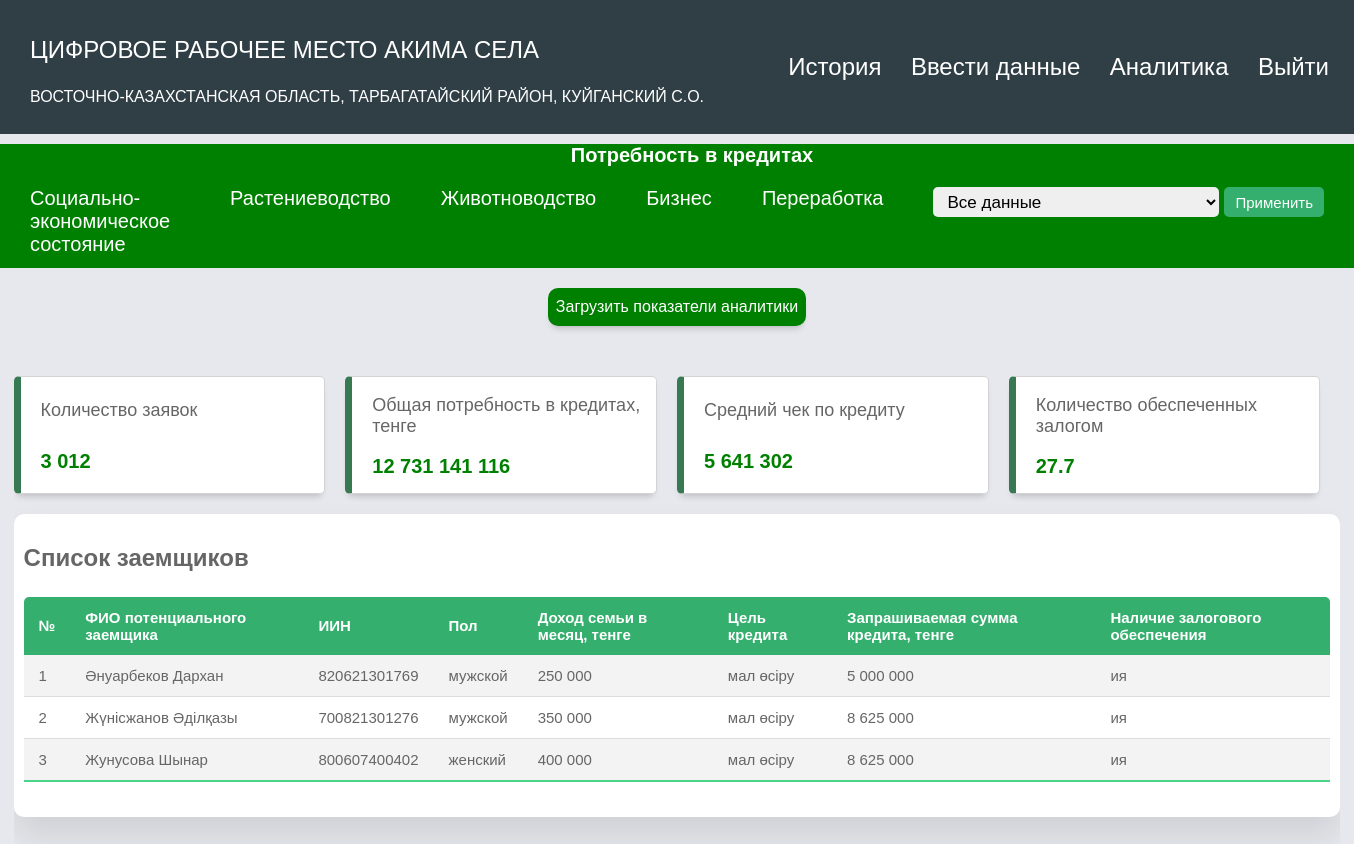
/dashboard_credits_obl (signed in), run on the app's committed database.
### app/models.py (models this page shows, shortened)
class User(db.Model, UserMixin):
   id = db.Column(db.Integer, primary_key = True)
   login = db.Column(db.String(250), unique=True)
   kato_2 = db.Column(db.String(1024))
   kato_2_name = db.Column(db.String(1024))
   kato_4 = db.Column(db.String(1024))
   kato_4_name = db.Column(db.String(1024))
   kato_6 = db.Column(db.String(1024), unique=True)
   kato_6_name = db.Column(db.String(1024))
   password = db.Column(db.String(250))
   is_district = db.Column(db.Boolean)
   is_obl = db.Column(db.Boolean)

### app/routes.py (the view, shortened to what this page needs)
@app.route('/dashboard_credits_obl', methods=['GET', 'POST'])
@login_required
def dashboard_credits_obl():
    filterform = FilterFormObl()
    filterform.set_filter_choices_obl(current_user.kato_2)
    if request.method == 'GET':
        formdata_list = Form.query.filter_by(kato_2=current_user.kato_2).all()
        count_form = len(formdata_list)
        inspector1 = inspect(Form)
        columns = inspector1.columns.keys()
        sum_formdata = Form(
            **{column: sum(
                getattr(form, column) if isinstance(getattr(form, column), (int, float, Decimal)) else 0 for form in
                formdata_list)
               for column in columns}
        )
        sum_formdata.credit_average_total = int(sum_formdata.credit_average_total / count_form) if count_form != 0 else 0
        sum_formdata.credit_zalog = round(sum_formdata.credit_zalog / count_form, 1) if count_form != 0 else 0
        return render_template('credits_dashboard_obl.html', filterform=filterform, number_split=number_split, round=round, formData=sum_formdata,
                               user=current_user, form=formdata_list)
    return render_template('credits_dashboard_obl.html', filterform=filterform, round=round, number_split=number_split, formData=sum_formdata,
                           user=current_user)

### app/forms.py
class FilterFormObl(FlaskForm):
    kato_2 = SelectField(choices=[])
    def set_filter_choices_obl(self, kato_2):
        choices = [(i.kato_4, i.kato_4_name) for i in Form.query.filter_by(kato_2=kato_2).order_by(Form.kato_4_name).all()]
        choices = list(set(choices))
        choices.insert(0, (kato_2, 'Все данные'))
        self.kato_2.choices = choices
    submit = SubmitField('Применить')

### app/routes.py (called while the page is built)
@login_manager.user_loader
def load_user(user_id):
    return User.query.get(int(user_id))

def number_split(number):
    number_str = str(number)
    if '.' in number_str:
        integer_part, decimal_part = number_str.split('.')
    else:
        integer_part, decimal_part = number_str, ""
    formatted_integer_part = " ".join([integer_part[max(0, i-3):i] for i in range(len(integer_part), 0, -3)][::-1])
    result = formatted_integer_part + ('.' + decimal_part if decimal_part else '')
    return result

### app/templates/credits_dashboard_obl.html (shortened to what this page needs)
{% extends "base.html" %} {% block title %}Аналитика{% endblock %}
{% block content %}
<link rel="stylesheet" href="{{ url_for('static', filename='credits_dashboard.css') }}" />
<body>
  <div class="main-title">
    <p style="text-align: center; font-weight: bold;" class="font-weight-bold">Потребность в кредитах</p>
      <div class="nav_dash_links">
          <a class="dash_link" id="portfolio" href="{{ url_for('dashboard_soc1') }}">Социально-экономическое состояние</a>
          <a class="dash_link" id="portfolio" href="{{ url_for('dashboard_plants_obl') }}">Растениеводство</a>
          <a class="dash_link" id="portfolio" href="{{ url_for('dashboard_animals_obl') }}">Животноводство</a>
          <a class="dash_link" id="portfolio" href="{{ url_for('dashboard_business_obl') }}">Бизнес</a>
          <a class="dash_link" id="portfolio" href="{{ url_for('dashboard_recycling_obl') }}">Переработка</a>
        <form method="POST" class="filter_form">
          {{ filterform.kato_2 }}
          {{ filterform.submit }}
        </form>
      </div>
      </div>
<button id="load_btn" class="download-btn">Загрузить показатели аналитики</button>
<div class="grid-container">
      <main class="main-container" id="main">
        <div class="main-cards">
          <div class="card">
            <div class="card-inner">
              <p class="text-primary">Количество заявок</p>
            </div>
            <span class="text-primary font-weight-bold">{{ number_split(formData.credit_amount) }}</span>
          </div>
          <div class="card">
            <div class="card-inner">
              <p class="text-primary">Общая потребность в кредитах, тенге</p>
            </div>
            <span class="text-primary font-weight-bold">{{ number_split(formData.credit_total) }}</span>
          </div>
         <div class="card">
            <div class="card-inner">
              <p class="text-primary">Средний чек по кредиту</p>
            </div>
            <span class="text-primary font-weight-bold">{{ number_split(formData.credit_average_total) }}</span>
          </div>
         <div class="card">
            <div class="card-inner">
              <p class="text-primary">Количество обеспеченных залогом</p>
            </div>
            <span class="text-primary font-weight-bold">{{ number_split(formData.credit_zalog) }}</span>
          </div>
        </div>
          <section class="attendance">
            <div class="attendance-list">
              <h1>Список заемщиков</h1>
              <table class="table">
                <thead>
                  <tr>
                    <th>№</th>
                    <th>ФИО потенциального заемщика</th>
                    <th>ИИН</th>
                    <th>Пол</th>
                    <th>Доход семьи в месяц, тенге</th>
                    <th>Цель кредита</th>
                    <th>Запрашиваемая сумма кредита, тенге</th>
                    <th>Наличие залогового обеспечения</th>
                  </tr>
                </thead>
                <tbody>
                  <tr>
                    <td>1</td>
                    <td>Әнуарбеков Дархан</td>
                      <td>820621301769</td>
                    <td>мужской</td>
                    <td>250 000</td>
                    <td>мал өсіру</td>
                    <td>5 000 000</td>
                      <td>ия</td>
                  </tr>
                  <tr>
                    <td>2</td>
                    <td>Жүнісжанов Әділқазы</td>
                       <td>700821301276</td>
                    <td>мужской</td>
                    <td>350 000</td>
                  <td>мал өсіру</td>
                      <td>8 625 000</td>
                      <td>ия</td>
                  </tr>
                  <tr>
                    <td>3</td>
                    <td>Жунусова Шынар</td>
                       <td>800607400402</td>
                    <td>женский</td>
                    <td>400 000</td>
                      <td>мал өсіру</td>
                      <td>8 625 000</td>
                      <td>ия</td>
                  </tr>
                </tbody>
              </table>
            </div>
          </section>
      </main>
    </div>
</body>
{% endblock %}

### app/templates/base.html (shortened to what this page needs)
<!DOCTYPE html>
<html lang="ru">
<head>
  <link rel="stylesheet" href="{{ url_for('static', filename='base.css') }}">
</head>
<div class="content">
  <nav class="head">
    <div class="logo_block">
    {% if user.is_authenticated %}
        {% if user.is_obl %}
        <div>
          <p class="logo_text">Цифровое Рабочее место Акима области</p>
         <p class="logo_text_under">{{ user.kato_2_name }}</p>
        </div>
        {% elif user.is_district %}
            <div>
                <p class="logo_text">Цифровое Рабочее место Акима района</p>
               <p class="logo_text_under">{{ user.kato_4_name }}</p>
            </div>
       {% else %}
            <div>
                <p class="logo_text">Цифровое Рабочее место Акима села</p>
                <p class="logo_text_under">{{ user.kato_2_name }}, {{ user.kato_4_name }}, {{ user.kato_6_name }}</p>
            </div>
       {% endif %}
       {% else %}
       <img src="../static/img/logo2.svg" class="logo" alt="МСХ" />
       <div>
        <p class="logo_text">Цифровое Рабочее место Акима села</p>
      </div>
    {% endif %}
    </div>
    <div>
      {% if user.is_authenticated %}
      {% if user.is_district %}
      <a class="nav_link" id="portfolio" href="{{ url_for('region_akim') }}">Анкеты</a>
      {% else %}
      {% if not user.is_obl %}
      <a class="nav_link" id="portfolio" href="{{ url_for('account') }}">История</a>
      <a class="nav_link" id="portfolio" href="{{ url_for('edit_form') }}">Ввести данные</a>
      {% endif %}
      {% endif %}
      <a class="nav_link" id="portfolio" href="{{ url_for('dashboard_soc1') }}">Аналитика</a>
      <a class="nav_link" id="logout" href="{{ url_for('logout') }}">Выйти</a>
      {% else %}
      <a class="nav_link" id="login" href="{{ url_for('login') }}">Войти</a>
      {% endif %}
    </div>
  </nav>
  <div class="container">{% block content %} {% endblock %}</div>
</div>
</html>

### app/static/base.css (style rules this page uses)
body { margin: 0; background-color: rgba(215, 231, 248, 0.53); font-family: Montserrat, "Segoe UI", Tahoma, Geneva, Verdana, sans-serif; }
.content { width: 100%; }
.head { display: flex; width: 100%; justify-content: space-between; height: fit-content; align-items: center; background-color: #303F46; padding-bottom: 12px; padding-top: 12px; }
.logo_block { display: flex; align-items: center; }
.logo_text { font-size: x-large; color: #fff; margin-left: 30px; text-transform: uppercase; }
.logo_text_under { font-size: medium; color: #fff; margin-left: 30px; text-transform: uppercase; }
.nav_link { font-size: x-large; color: #fff; text-decoration: none; padding-right: 25px; }

### app/static/credits_dashboard.css (style rules this page uses)
body { margin: 0; padding: 0; box-sizing: border-box; background-color: #e6e8ed; color: #666666; font-family: "Montserrat", sans-serif; }
.text-primary { color: #666666; }
.font-weight-bold { font-weight: 500; }
.grid-container { display: grid; grid-template-columns: 1fr 1fr 1fr; grid-template-rows: 0.2fr 3fr; grid-template-areas: "header header header" "main main main"; height: 100vh; }
.main-title { align-items: center; background-color: green; width: 100%; margin-top: 3px; padding-bottom: 2px; }
.download-btn { display: flex; font-size: medium; cursor: pointer; padding: 10px 8px; border: none; border-radius: 10px; background-color: green; color: #fff; margin: 0 auto; margin-top: 20px; box-shadow: 0 6px 7px -4px rgba(0, 0, 0, 0.2); }
.nav_dash_links { display: flex; justify-content: space-between; margin-left: 30px; }
.filter_form { padding-right: 30px; margin-left: auto; margin-top: 10px; margin-bottom: 5px; width: fit-content; display: flex; gap: 5px; }
.filter_form select { cursor: pointer; border: none; outline: none; padding: 10px 10px; border-radius: 5px; font-size: 17px; height: 30px; }
.filter_form input { height: 30px; cursor: pointer; border: none; outline: none; padding: 10px 10px; border-radius: 5px; background-color: #34AF6D; color: white; font-size: 15px; border: 1px solid transparent; }
.main-title p { color: white; font-size: 20px; padding: 0 0 0 30px; margin: 10px 0; }
.dash_link { color: white; font-size: 20px; padding: 0 50px 0 0; margin: 10px 0; text-decoration: none; }
.main-container { grid-area: main; overflow-y: auto; width: 98%; margin: 0 auto; }
.main-cards { display: grid; grid-template-columns: 1fr 1fr 1fr 1fr; gap: 20px; margin: 0 20px 0 0; }
.card { display: flex; flex-direction: column; justify-content: space-around; padding: 0 10px 15px 20px; background-color: #ffffff; box-sizing: border-box; border: 1px solid hsl(240, 1%, 83%); border-radius: 5px; box-shadow: 0 6px 7px -4px rgba(0, 0, 0, 0.2); }
.card:first-child { border-left: 7px solid #367952; }
.card:nth-child(2) { border-left: 7px solid #367952; }
.card:nth-child(3) { border-left: 7px solid #367952; }
.card:nth-child(4) { border-left: 7px solid #367952; }
.card > span { font-size: 20px; font-weight: 600; color: green; }
.card-inner { display: flex; align-items: center; justify-content: space-between; }
.card-inner > p { font-size: 18px; }
.attendance { margin-top: 20px; margin-right: 20px; }
.attendance-list { width: 100%; padding: 10px; margin-top: 10px; background: #fff; border-radius: 10px; box-shadow: 0 20px 35px rgba(0, 0, 0, 0.1); }
.table { border-collapse: collapse; margin: 25px 0; font-size: 15px; min-width: 100%; overflow: hidden; border-radius: 5px 5px 0 0; }
table thead tr { color: #fff; background: #34AF6D; text-align: left; font-weight: bold; }
.table th, .table td { padding: 12px 15px; }
.table tbody tr { border-bottom: 1px solid #ddd; }
.table tbody tr:nth-of-type(odd) { background: #f3f3f3; }
.table tbody tr:last-of-type { border-bottom: 2px solid #4AD489; }
.filter_form { padding-right: 30px; }
.filter_form select { cursor: pointer; border: none; outline: none; padding: 5px 10px; border-radius: 5px; }
.filter_form input { cursor: pointer; border: none; outline: none; padding: 5px 10px; border-radius: 5px; background-color: #34AF6D; color: white; font-size: 15px; border: 1px solid transparent; }

### data on the page
User: kato_2_name "ВОСТОЧНО-КАЗАХСТАНСКАЯ ОБЛАСТЬ", kato_4_name "ТАРБАГАТАЙСКИЙ РАЙОН", kato_6_name "КУЙГАНСКИЙ С.О."

### other printed values
{{ number_split(formData.credit_amount) }} "3 012"
{{ number_split(formData.credit_total) }} "12 731 141 116"
{{ number_split(formData.credit_average_total) }} "5 641 302"
{{ number_split(formData.credit_zalog) }} "27.7"
